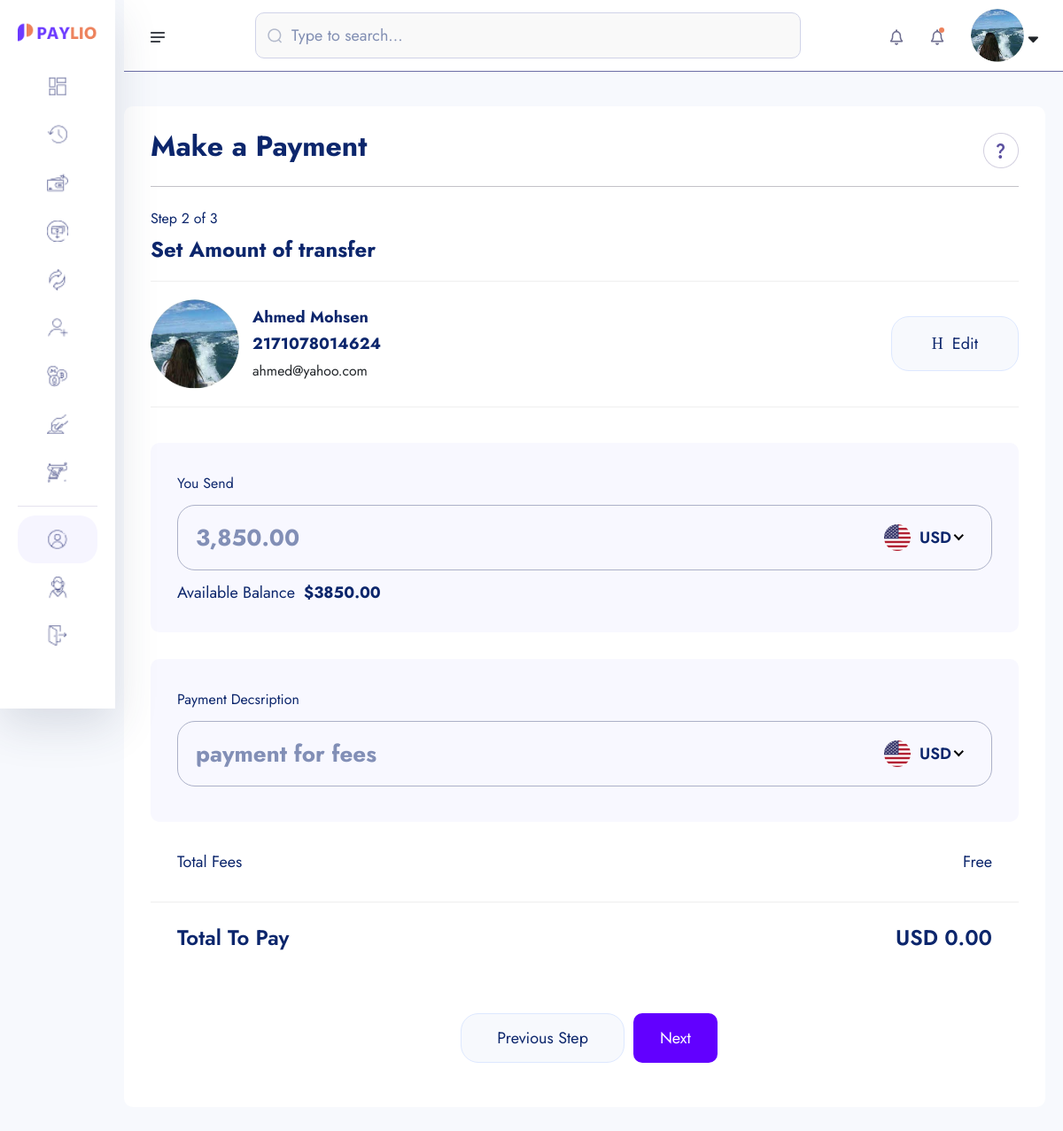
/amount-transfare/2171078014624/ (signed in), run on the app's committed database.
### userauths/models.py (models this page shows, shortened)
class User(AbstractUser):
    username = models.CharField(max_length=100)
    email = models.EmailField(unique=True)
    is_staff = models.BooleanField(default=False)
    is_superuser = models.BooleanField(default=False)
    USERNAME_FIELD = 'email'
    REQUIRED_FIELDS = ['username']

### account/models.py (models this page shows, shortened)
class KYC(models.Model):
    id = models.UUIDField(primary_key=True, unique=True, default=uuid.uuid4, editable=False)
    user =  models.OneToOneField(User, on_delete=models.CASCADE)
    account =  models.OneToOneField(Account, on_delete=models.CASCADE, null=True, blank=True)
    full_name = models.CharField(max_length=1000)
    image = models.ImageField(upload_to="kyc", default="default.jpg")
    marital_status = models.CharField(choices=MARITAL_STATUS, max_length=40)
    gender = models.CharField(choices=GENDER, max_length=40)
    identity_type = models.CharField(choices=IDENTITY_TYPE, max_length=140)
    identity_image = models.ImageField(upload_to="kyc", null=True, blank=True)
    date_of_birth = models.DateTimeField(auto_now_add=False)
    signature = models.ImageField(upload_to="kyc")
    country = models.CharField(max_length=100)
    state = models.CharField(max_length=100)
    city = models.CharField(max_length=100)
    mobile = models.CharField(max_length=1000)
    fax = models.CharField(max_length=1000)
    date = models.DateTimeField(auto_now_add=True)
    class Meta:
        ordering = ['-date']

class Account(models.Model):
    id = models.UUIDField(primary_key=True, unique=True, default=uuid.uuid4, editable=False)
    user = models.OneToOneField(User, on_delete=models.CASCADE)
    account_balance = models.DecimalField(max_digits=12, decimal_places=2, default=0.00)
    account_number = ShortUUIDField(length=10, unique=True,max_length= 25, prefix="217", alphabet="1234567890" )
    account_id = ShortUUIDField(length=7, unique=True,max_length= 25, prefix="DEX", alphabet="1234567890" )
    pin_number = ShortUUIDField(length=4, unique=True,max_length= 7 , alphabet="1234567890" )
    red_code = ShortUUIDField(length=10, unique=True,max_length= 20, prefix="217", alphabet="abcdefghi1234567890" )
    account_status = models.CharField(max_length=100, choices= ACCOUNT_STATUS, default="in-active")
    date = models.DateTimeField(auto_now_add=True)
    kyc_submitted = models.BooleanField(default=False)
    kyc_confirmed = models.BooleanField(default=False)
    recommended_by = models.ForeignKey(User, on_delete=models.DO_NOTHING, blank=True, null=True, related_name="recommended_by")
    class Meta:
        ordering = ['-date']

### core/transfare.py (the view)
# urls.py: path('amount-transfare/<account_number>/',AmountTranfare , name='amount-transfare'),
def AmountTranfare(request, account_number):
    try:
        account = Account.objects.get(account_number=account_number)
    except:
        messages.warning(request, "Account does not exist")
    context = {
        "account":account
    }
    return render(request, 'transfare/amount-transfare.html', context)

### core/context_processor.py (called while the page is built)
def default(request):
    try:
        notifications = Notification.objects.filter(user=request.user).order_by("-id")[:10]
    except:
        notifications = None
    return {
        "notifications":notifications,
    }

### templates/transfare/amount-transfare.html (shortened to what this page needs)
{% extends 'partials/dashboard-base.html' %}
{% load static %}
{% load humanize %}
{% block content %}
    <section class="dashboard-section body-collapse pay step step-2">
        <div class="overlay pt-120">
            <div class="container-fruid">
                <div class="main-content">
                    <div class="head-area d-flex align-items-center justify-content-between">
                        <h4>Make a Payment</h4>
                        <div class="icon-area">
                            <img src="{% static 'assets1/images/icon/support-icon.png' %}" alt="icon">
                        </div>
                    </div>
                    <div class="choose-recipient">
                        <div class="step-area">
                            <span class="mdr">Step 2 of 3</span>
                            <h5>Set Amount of transfer</h5>
                        </div>
                        <div class="user-select">
                            <div class="single-user">
                                <div class="left d-flex align-items-center">
                                    <div class="img-area">
                                        <img style="width: 100px; hight: 100px; border-radius: 50%" src="{{account.user.kyc.image.url}}" alt="image">
                                    </div>
                                    <div class="text-area">
                                        <p>{{account.user.kyc.full_name|title}}</p>
                                        <p>{{account.account_number|title}}</p>
                                        <small>{{account.user.email}}</small>
                                    </div>
                                </div>
                                <div class="right">
                                    <a href="{% url 'core:search-account' %}">
                                        <i class="icon-h-edit"></i>
                                        Edit
                                    </a>
                                </div>
                            </div>
                        </div>
                    </div>
                    <form action="{% url 'core:amount-transfare-Process' account.account_number %}" method = "POST">
                        <div class="send-banance">
                            <span class="mdr">You Send</span>
                            <div class="input-area">
                                <input class="xxlr" onkeyup="CalculateBalance()" placeholder="{{ request.user.account.account_balance|intcomma}}" name="amount-send" type="number" id="amount-send">
                            </div>
                            <p>Available Balance<b>${{request.user.account.account_balance}}</b></p>
                        </div>
                        <div class="send-banance">
                            <span class="mdr">Payment Decsription</span>
                            <div class="input-area">
                                <input class="xxlr" onkeyup="CalculateBalance()" placeholder="payment for fees" name="description" type="text" >
                            </div>
                        </div>
                        <ul class="total-fees">
                            <li>Total Fees</li>
                            <li>Free</li>
                        </ul>
                        <ul class="total-fees pay">
                            <li>
                                <h5>Total To Pay</h5>
                            </li>
                            <li>
                                <h5 id="total-to-pay">USD 0.00</h5>
                            </li>
                        </ul>
                        <div class="footer-area mt-40">
                            <a href="pay-step-1.html">Previous Step</a>
                            <button type="submit" style="padding: 10px 30px; border-radius: 10px; background: rgb(98, 0, 255); color: #fff;" class="active">Next</button>
                        </div>
                    </form>
                </div>
            </div>
        </div>
    </section>
{% endblock content %}

### templates/partials/dashboard-base.html (shortened to what this page needs)
{% load static %}
<!doctype html>
<html lang="en">
<head>
    <link rel="stylesheet" href="{% static 'assets1/css/bootstrap.min.css' %}">
    <link rel="stylesheet" href="{% static 'assets1/css/fontawesome.min.css' %}">
    <link rel="stylesheet" href="{% static 'assets1/css/jquery-ui.css' %}">
    <link rel="stylesheet" href="{% static 'assets1/css/plugin/apexcharts.css' %}">
    <link rel="stylesheet" href="{% static 'assets1/css/plugin/nice-select.css' %}">
    <link rel="stylesheet" href="{% static 'assets1/css/arafat-font.css' %}">
    <link rel="stylesheet" href="{% static 'assets1/css/plugin/animate.css' %}">
    <link rel="stylesheet" href="{% static 'assets1/css/style.css' %}">
</head>
<body>
    <header class="header-section body-collapse">
        <div class="overlay">
            <div class="container-fruid">
                <div class="row d-flex header-area">
                    <div class="navbar-area d-flex align-items-center justify-content-between">
                        <div class="sidebar-icon">
                            <img src="{% static 'assets1/images/icon/menu.png' %}" alt="icon">
                        </div>
                        <form action="#" class="flex-fill">
                            <div class="form-group d-flex align-items-center">
                                <img src="{% static 'assets1/images/icon/search.png' %}" alt="icon">
                                <input type="text" placeholder="Type to search...">
                            </div>
                        </form>
                        <div class="dashboard-nav">
                            <div class="single-item language-area">
                                <div class="language-btn">
                                    <img src="{% static 'assets1/images/icon/bell.png' %}" alt="icon">
                                </div>
                            </div>
                            <div class="single-item notifications-area">
                                <div class="notifications-btn">
                                    <img src="{% static 'assets1/images/icon/bell.png' %}" class="bell-icon" alt="icon">
                                </div>
                            </div>
                            <div class="single-item user-area">
                                <div class="profile-area d-flex align-items-center">
                                    <span class="user-profile">
                                        {% if request.user.kyc.image.url %}
                                            <img style="width: 60px; height: 60px; border-radius: 50%; object-fit: cover;" src="{{ request.user.kyc.image.url }}" alt="image">
                                        {% else %}
                                            <img src="{% static 'assets1/images/default.jpg' %}"  style="width: 50px; height: 50px; border-radius: 50%; object-fit: cover;" alt="">
                                        {% endif %}
                                    </span>
                                    <i class="fa-solid fa-sort-down"></i>
                                </div>
                            </div>
                        </div>
                    </div>
                    <div class="sidebar-wrapper">
                        <div class="sidebar-logo">
                            <a href="dashboard.html"><img src="{% static 'assets1/images/logo.png' %}" alt="logo"></a>
                        </div>
                        <ul>
                            <li>
                                <a href="{% url 'account:dashboard' %}">
                                    <img src="{% static 'assets1/images/icon/dashboard.png' %}" alt="Dashboard"> <span>Dashboard</span>
                                </a>
                            </li>
                            <li>
                                <a href="{% url 'core:transaction-list' %}">
                                    <img src="{% static 'assets1/images/icon/transactions.png' %}" alt="Transactions"> <span>Transactions</span>
                                </a>
                            </li>
                            <li>
                                <a href="{% url 'core:search-account' %}">
                                    <img src="{% static 'assets1/images/icon/pay.png' %}" alt="Pay"> <span>Pay</span>
                                </a>
                            </li>
                            <li>
                                <a href="{% url 'core:request-search-user' %}">
                                    <img src="{% static 'assets1/images/icon/receive.png' %}" alt="Receive"> <span>Receive</span>
                                </a>
                            </li>
                            <li>
                                <a href="money-exchange.html">
                                    <img src="{% static 'assets1/images/icon/exchange.png' %}" alt="Exchange"> <span>Exchange</span>
                                </a>
                            </li>
                            <li>
                                <a href="recipients.html">
                                    <img src="{% static 'assets1/images/icon/recipients.png' %}" alt="Recipients"> <span>Recipients</span>
                                </a>
                            </li>
                            <li>
                                <a href="crypto.html">
                                    <img src="{% static 'assets1/images/icon/crypto.png' %}" alt="Crypto"> <span>Crypto</span>
                                </a>
                            </li>
                            <li>
                                <a href="deposit-money.html">
                                    <img src="{% static 'assets1/images/icon/deposit.png' %}" alt="Deposit"> <span>Deposit Money</span>
                                </a>
                            </li>
                            <li>
                                <a href="withdraw-money-step-1.html">
                                    <img src="{% static 'assets1/images/icon/withdraw.png' %}" alt="Withdraw"> <span>Withdraw Money</span>
                                </a>
                            </li>
                        </ul>
                        <ul class="bottom-item">
                            <li class="active">
                                <a href="{% url 'account:account' %}">
                                    <img src="{% static 'assets1/images/icon/account.png' %}" alt="Account"> <span>Account</span>
                                </a>
                            </li>
                            <li>
                                <a href="javascript:void(0)">
                                    <img src="{% static 'assets1/images/icon/support.png' %}" alt="Support"> <span>Support</span>
                                </a>
                            </li>
                            <li>
                                <a href="javascript:void(0)">
                                    <img src="{% static 'assets1/images/icon/quit.png' %}" alt="Quit"> <span>Quit</span>
                                </a>
                            </li>
                        </ul>
                        <div class="pt-120">
                        </div>
                    </div>
                </div>
            </div>
        </div>
    </header>
{% block content %}
{% endblock content %}
</body>
</html>

### data on the page
User: user.kyc.image (picture), amount-send "3,850.00", user.account.account_balance "3850.00"
Account: user.kyc.image (picture), user.kyc.full_name "Ahmed Mohsen", account_number "2171078014624", user.email "ahmed@yahoo.com"
